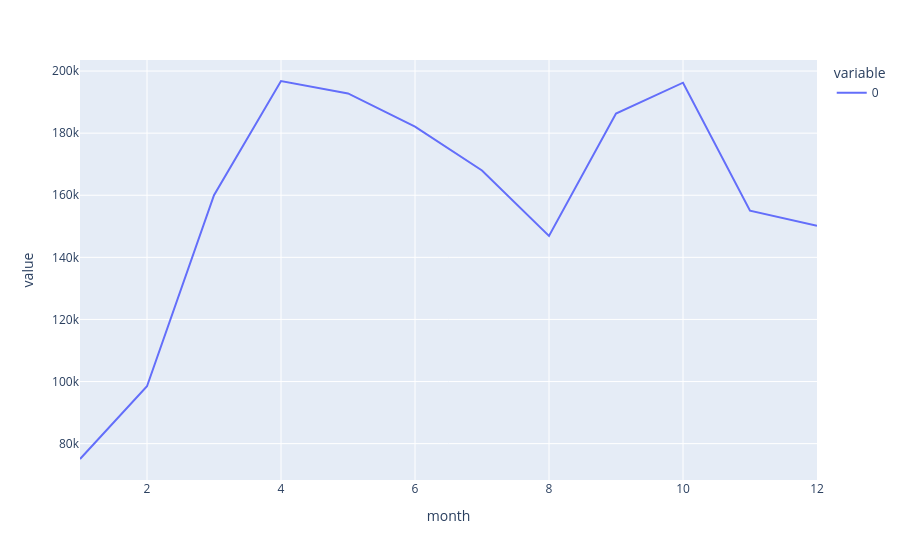

The notebook cell saved with this chart:
### Markdown cell above
### Monthly statistics

### Code cell
dc_mstats = dc_df_2022.groupby('month').size()
px.line(dc_mstats)

### Figure 1 — Plotly figure (JSON) as saved in the notebook; plotly's stock layout.template omitted (floating-point values rounded to 4 significant figures)
{"data": [{"hovertemplate": "variable=0<br>month=%{x}<br>value=%{y}<extra></extra>", "legendgroup": "0", "line": {"color": "#636efa", "dash": "solid"}, "marker": {"symbol": "circle"}, "mode": "lines", "name": "0", "orientation": "v", "showlegend": true, "type": "scatter", "x": [1, 2, 3, 4, 5, 6, 7, 8, 9, 10, 11, 12], "xaxis": "x", "y": [75049, 98490, 160017, 196801, 192798, 182120, 167967, 146890, 186338, 196255, 155028, 150140], "yaxis": "y"}], "layout": {"legend": {"title": {"text": "variable"}, "tracegroupgap": 0}, "margin": {"t": 60}, "xaxis": {"anchor": "y", "domain": [0, 1], "title": {"text": "month"}}, "yaxis": {"anchor": "x", "domain": [0, 1], "title": {"text": "value"}}}}
